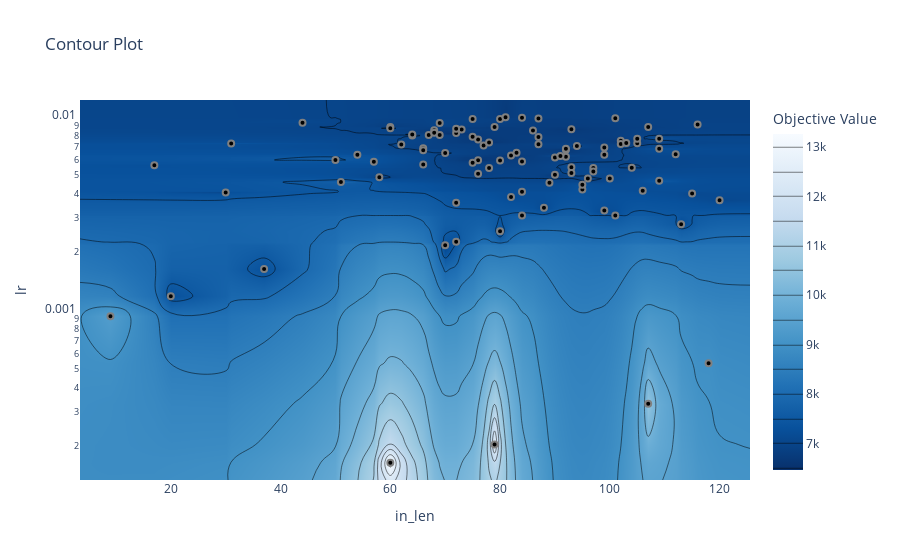

The notebook cell saved with this chart:
### Code cell
plot_contour(study_tcn, params=['in_len',  'lr'])
